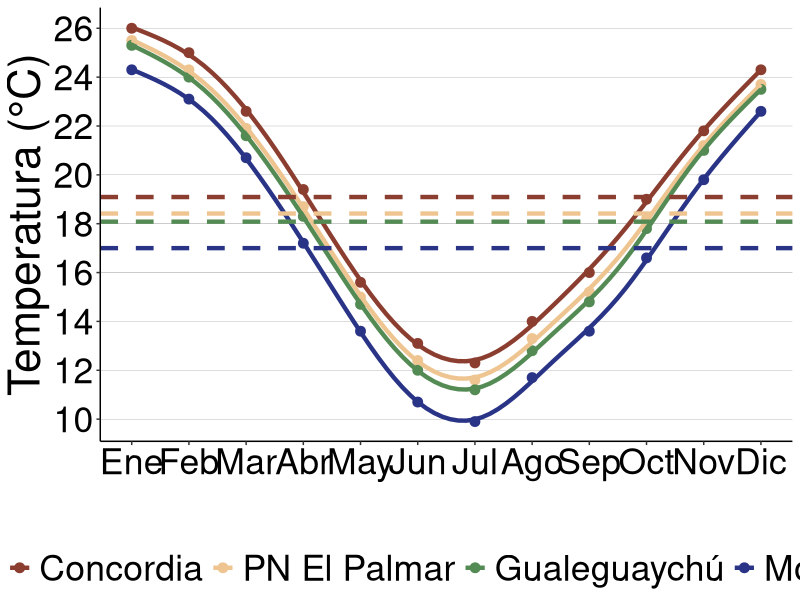
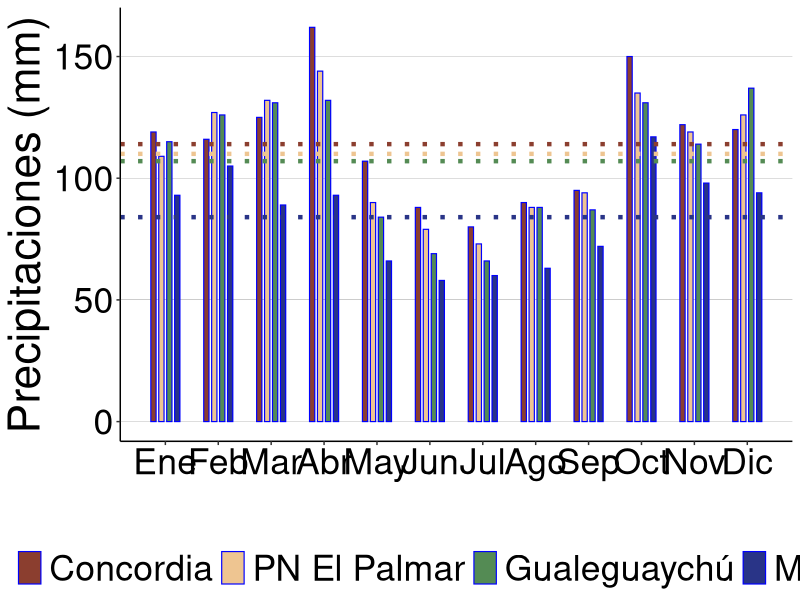

These figures' R source, in order:
## ---- chunk 1
knitr::opts_chunk$set(warning = FALSE, message = FALSE, echo = FALSE)

#Load library
library(readxl)

#Create object "dataclim" which contains climate data
dataclim <- read_excel("database.xlsx", sheet = "II_ER_clima")

dataclim$site<-factor(dataclim$site,levels=c("Concordia", "Palmar","Gualeguaychu","Moreno"),labels = c("Concordia", "PN El Palmar","Gualeguaychú","Moreno"))

# months <- c("Jan", "Feb", "Mar", "Apr", "May", "Jun", "Jul", "Aug", "Sep", "Oct", "Nov", "Dec")
# dataclim$month<-factor(dataclim$month,levels=months)

## ---- chunk 2
knitr::opts_chunk$set(warning = FALSE, message = FALSE, echo = FALSE)

library(dplyr)

table_clim <- dataclim %>%
  dplyr::group_by(site) %>%
  dplyr::summarise(n=n(),
                   Mean=mean(T_mean),
                   sd=sd(T_mean))

## ---- chunk 3
knitr::opts_chunk$set(warning = FALSE, message = FALSE, echo = FALSE)

library(ggplot2)
temp_month_clim<-ggplot(dataclim, aes(x=month, y=T_mean, color=site)) +
  geom_point(size=3)+
  geom_smooth(method = "gam",se=F,size=1.5)+
  # geom_errorbar(aes(ymin=T_min, ymax=T_max),
  #               width=0.2, position=position_dodge(0))+
  scale_color_manual(values=c("coral4","burlywood2","palegreen4","#293487"))+
  labs(y="Temperatura (°C)", x="")+
  theme_classic()+
  theme(panel.grid.major.y = element_line(size=0.05, color='black'))+
  theme(panel.grid.major.x = element_blank())+
  theme(text = element_text(size=32, color='black'))+
  theme(axis.text = element_text(color='black'))+
  theme(legend.title=element_blank())+
  theme(legend.position = "bottom")+
  scale_x_continuous(breaks = 1:12, labels = c("Ene", "Feb", "Mar", "Abr", "May", "Jun", "Jul", "Ago", "Sep", "Oct", "Nov", "Dic"))+
   scale_y_continuous(breaks = seq(0, max(28), by = 2))+
  geom_hline(yintercept = 19.09166667, color = "coral4", linetype = "dashed", size = 1.5)+
  geom_hline(yintercept = 18.41666667, color = "burlywood2", linetype = "dashed", size = 1.5)+
  geom_hline(yintercept = 18.08333333, color = "palegreen4", linetype = "dashed", size = 1.5)+
  geom_hline(yintercept = 17.00000000, color = "#293487", linetype = "dashed", size = 1.5)
temp_month_clim

# c("Jan", "Feb", "Mar", "Apr", "May", "Jun", "Jul", "Aug", "Sep", "Oct", "Nov", "Dec")
## ---- chunk 4
knitr::opts_chunk$set(warning = FALSE, message = FALSE, echo = FALSE)

library(dplyr)
table_ppmean<-dataclim %>%
  dplyr::group_by(site) %>%
  dplyr::summarise(Mean=mean(PP_mean))

## ---- chunk 5
knitr::opts_chunk$set(warning = FALSE, message = FALSE, echo = FALSE)

library(ggplot2)
prec_month_clim<-ggplot(dataclim, aes(x=month, y=PP_mean, fill=site, width=.4)) +
  stat_summary(size = .4, geom = "bar",position=position_dodge(0.6), color="blue") +
  scale_fill_manual(values=c("coral4","burlywood2","palegreen4","#293487"))+
  labs(y="Precipitaciones (mm)", x="")+
  theme_classic()+
  theme(panel.grid.major.y = element_line(size=0.05, color='black'))+
  theme(panel.grid.major.x = element_blank())+
  theme(text = element_text(size=32, color='black'))+
  theme(axis.text = element_text(color='black'))+
  theme(legend.title=element_blank())+
  theme(legend.position = "bottom")+
  scale_x_continuous(breaks = 1:12, labels = c("Ene", "Feb", "Mar", "Abr", "May", "Jun", "Jul", "Ago", "Sep", "Oct", "Nov", "Dic"))+
  geom_hline(yintercept = 114, color = "coral4", linetype = 3, size = 1.5)+
  geom_hline(yintercept = 110, color = "burlywood2", linetype = 3, size = 1.5)+
  geom_hline(yintercept = 107, color = "palegreen4", linetype = 3, size = 1.5)+
geom_hline(yintercept = 84, color = "#293487", linetype = 3, size = 1.5)
prec_month_clim

